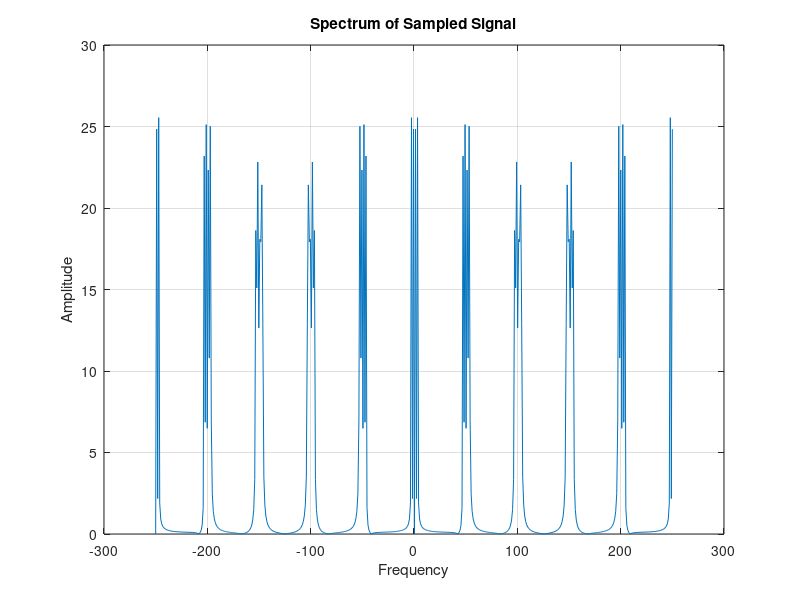
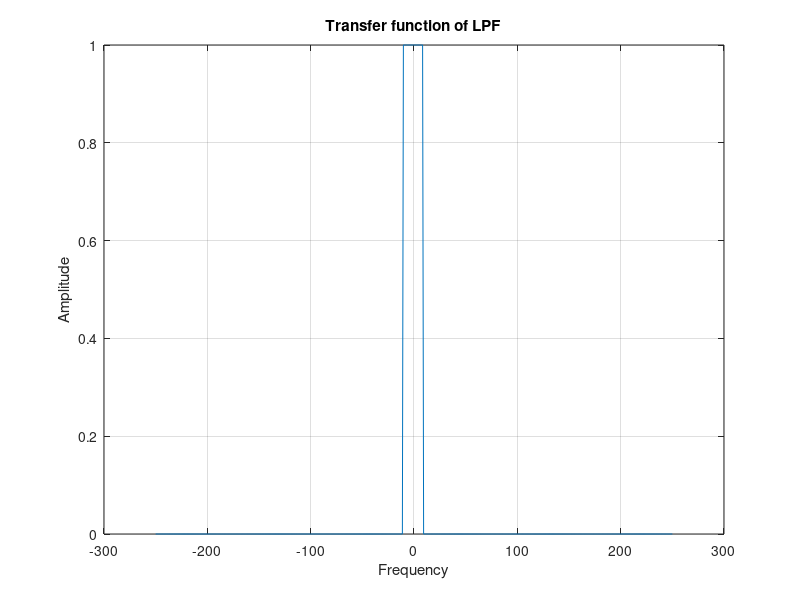
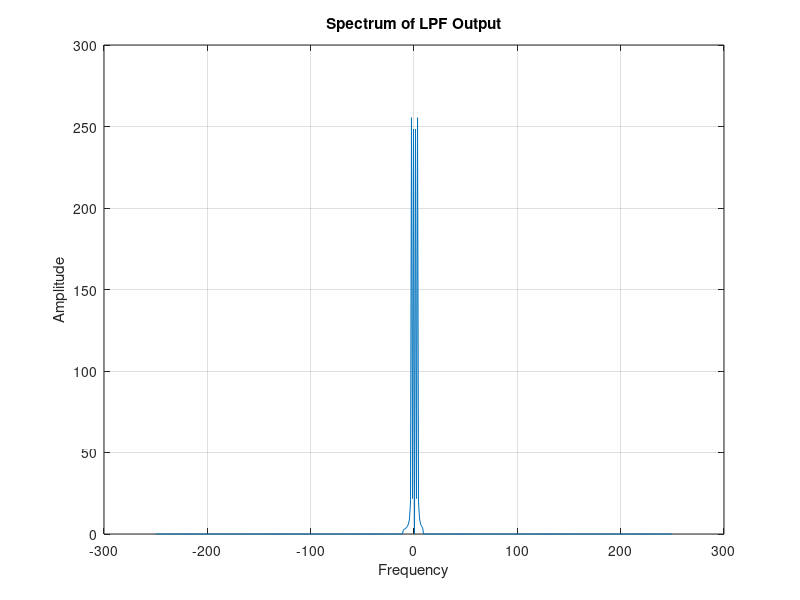
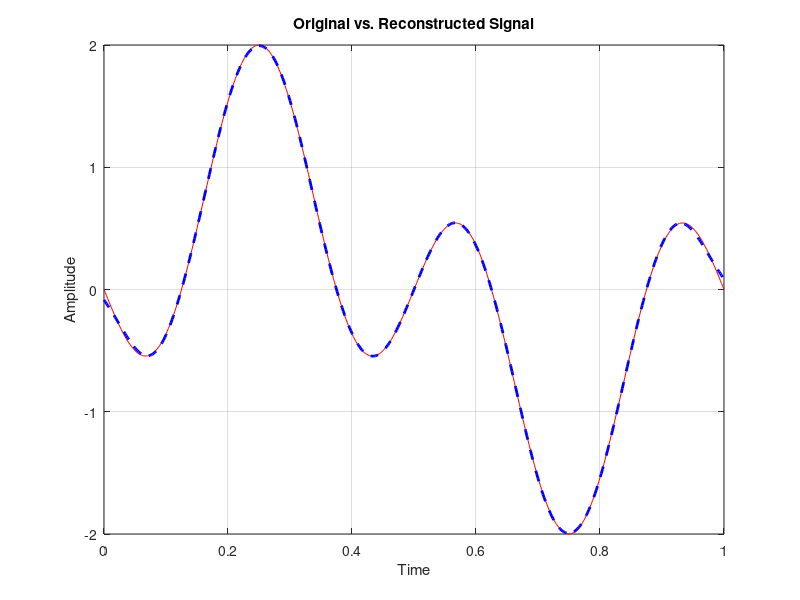

Write the MATLAB code that produced these figures, in order.
% Experiment 2: Sampling, Reconstruction, and Low-Pass Filtering

clear all;
close all;
clc;

% Signal parameters
tot = 1;
td = 0.002;
t = 0:td:tot;
x = sin(2*pi*t) - sin(6*pi*t);

% Sampling
ts = 0.02;
Nfactor = round(ts/td);
xsm = downsample(x, Nfactor);      % Downsample (sample the signal)
xsmu = upsample(xsm, Nfactor);     % Upsample (insert zeros for reconstruction)

% Frequency axis for plotting
Lffu = 2^nextpow2(length(xsmu));
fmaxu = 1/(2*td);
Faxisu = linspace(-fmaxu, fmaxu, Lffu);

% Spectrum of upsampled signal
xfftu = fftshift(fft(xsmu, Lffu));
figure(1); 
plot(Faxisu, abs(xfftu)); 
xlabel('Frequency'); 
ylabel('Amplitude'); 
title('Spectrum of Sampled Signal'); 
grid; 

% Design a Low-Pass Filter (LPF)
BW = 10; % Bandwidth
H_lpf = zeros(1, Lffu);
H_lpf(Lffu/2-BW:Lffu/2+BW-1) = 1;
figure(2); 
plot(Faxisu, H_lpf); 
xlabel('Frequency'); 
ylabel('Amplitude');
title('Transfer function of LPF'); 
grid; 

% Apply LPF to the spectrum
x_recv = Nfactor * (xfftu) .* H_lpf;
figure(3) 
plot(Faxisu, abs(x_recv)); 
xlabel('Frequency'); 
ylabel('Amplitude'); 
title('Spectrum of LPF Output'); 
grid; 

% Reconstruct the signal in time domain
x_recv1 = real(ifft(fftshift(x_recv)));
x_recv2 = x_recv1(1:length(t));

% Compare original and reconstructed signals
figure(4) 
plot(t, x, 'r', t, x_recv2, 'b--', 'LineWidth', 2);
xlabel('Time'); 
ylabel('Amplitude'); 
title('Original vs. Reconstructed Signal');
grid; 


